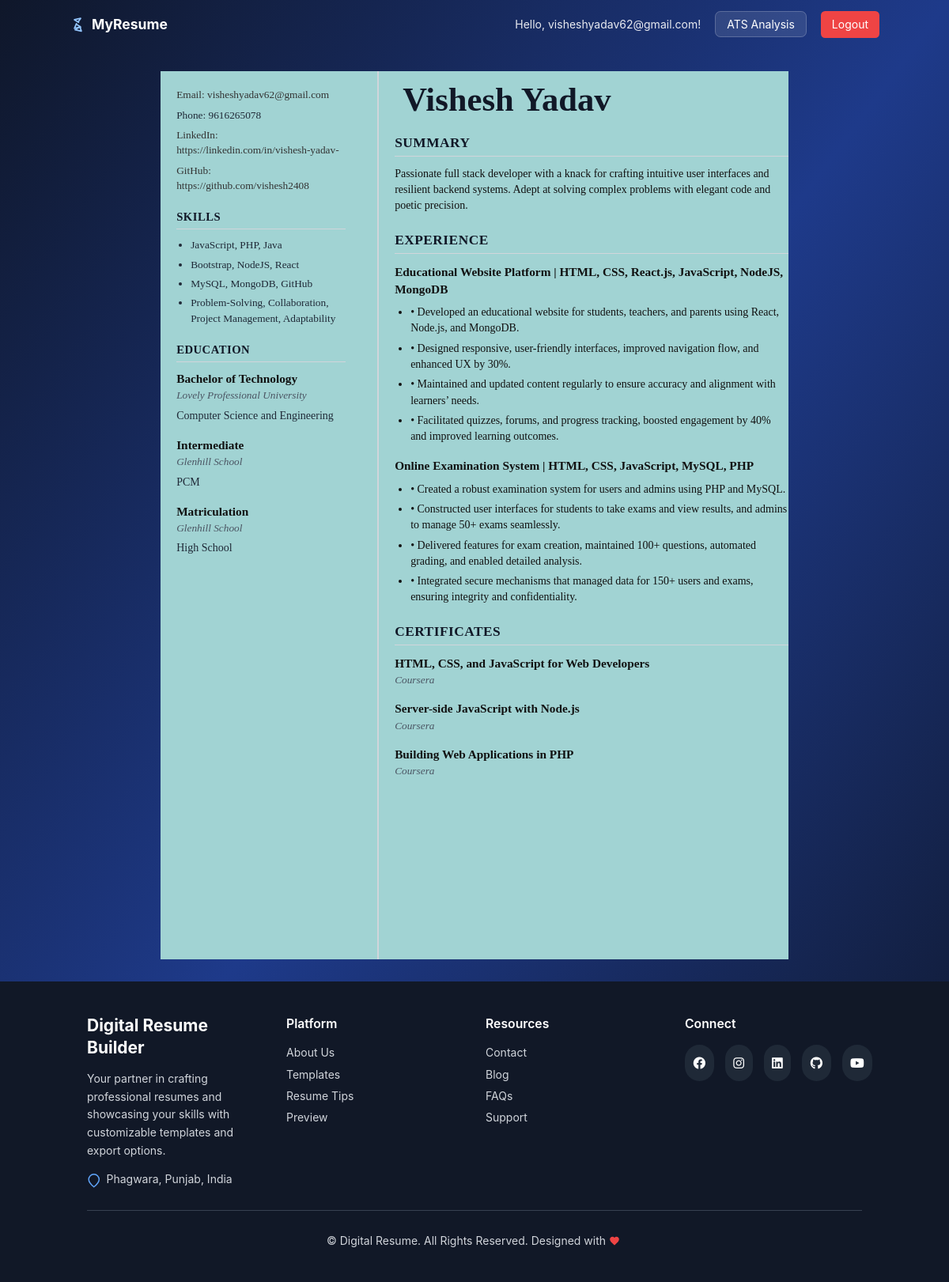
Screenshot of /view/1/template3/ (signed in) with the database file from the repository.
### app/models.py (models this page shows, shortened)
class Resume(models.Model):
    user = models.ForeignKey(User, on_delete=models.CASCADE)
    full_name = models.CharField(max_length=100)
    email = models.EmailField()
    phone = models.CharField(max_length=20)
    location = models.CharField(max_length=150, blank=True)
    linkedin = models.URLField(blank=True)
    github = models.URLField(blank=True)
    website = models.URLField(blank=True)
    summary = models.TextField(blank=True)
    profile_image = models.ImageField(upload_to='profiles/', null=True, blank=True)
    created_at = models.DateTimeField(auto_now_add=True)
    updated_at = models.DateTimeField(auto_now=True)

class Skill(models.Model):
    CATEGORY_CHOICES = (
        ("Technical", "Technical"),
        ("Soft Skills", "Soft Skills"),
        ("Languages", "Languages"),
        ("Tools", "Tools"),
    )
    resume = models.ForeignKey(Resume, on_delete=models.CASCADE, related_name='skill_items')
    name = models.CharField(max_length=100)
    category = models.CharField(max_length=50, choices=CATEGORY_CHOICES, default="Technical")
    level = models.IntegerField(default=3)

class EducationEntry(models.Model):
    resume = models.ForeignKey(Resume, on_delete=models.CASCADE, related_name='education_items')
    institution = models.CharField(max_length=200)
    degree = models.CharField(max_length=150)
    field = models.CharField(max_length=150)
    location = models.CharField(max_length=150, blank=True)
    start_date = models.DateField(null=True, blank=True)
    end_date = models.DateField(null=True, blank=True)
    gpa = models.CharField(max_length=20, blank=True, help_text="GPA/CGPA")

class Project(models.Model):
    resume = models.ForeignKey(Resume, on_delete=models.CASCADE, related_name='project_items')
    name = models.CharField(max_length=200)
    description = models.TextField(blank=True)
    technologies_csv = models.CharField(max_length=300, blank=True, help_text="Comma-separated technologies")
    url = models.URLField(blank=True)
    start_date = models.DateField(null=True, blank=True)
    end_date = models.DateField(null=True, blank=True)

class Certification(models.Model):
    resume = models.ForeignKey(Resume, on_delete=models.CASCADE, related_name='certification_items')
    name = models.CharField(max_length=200)
    issuer = models.CharField(max_length=200, blank=True)
    duration = models.CharField(max_length=20, blank=True, help_text="e.g., Dec’ 24")
    issue_date = models.DateField(null=True, blank=True)
    expiry_date = models.DateField(null=True, blank=True)
    credential_id = models.CharField(max_length=100, blank=True)

### app/views.py (the view)
# urls.py: path('view/<int:pk>/<str:template_name>/', views.resume_detail_view, name='resume_detail'),
@login_required
def resume_detail_view(request, pk, template_name='template1'):
    resume = get_object_or_404(Resume, pk=pk, user=request.user)
    return render(request, f'resume/templates/{template_name}.html', {'resume': resume, 'template_name': template_name})

### app/templates/resume/templates/template3.html (shortened to what this page needs)
{% extends 'base.html' %}
{% load static %}
{% block content %}
    <div class="resume-container">
        <aside class="sidebar">
            <section class="section contact-info">
                <p><a href="mailto:{{ resume.email }}">Email: {{ resume.email }}</a></p>
                <p>Phone: {{ resume.phone }}</p>
                <p><a href="{{ resume.linkedin }}" target="_blank" rel="noopener">LinkedIn: {{ resume.linkedin }}</a></p>
                <p><a href="{{ resume.github }}" target="_blank" rel="noopener">GitHub: {{ resume.github }}</a></p>
            </section>
            {% if resume.skill_items.exists %}
            <section class="section skills">
                <h2 class="sidebar-title">Skills</h2>
                <ul>
                    {% for s in resume.skill_items.all %}
                    <li>{{ s.name }}</li>
                    {% endfor %}
                </ul>
            </section>
            {% endif %}
            {% if resume.education_items.exists %}
            <section class="section education">
                <h2 class="sidebar-title">Education</h2>
                {% for e in resume.education_items.all %}
                <div class="item">
                    <div class="item-title">{{ e.degree }}</div>
                    <div class="item-meta">{{ e.institution }}</div>
                    {% if e.field %}
                    <div class="item-body">{{ e.field }}</div>
                    {% endif %}
                </div>
                {% endfor %}
            </section>
            {% endif %}
        </aside>
        <main class="main-content">
            <header class="main-header">
                <h1 class="full-name">{{ resume.full_name }}</h1>
            </header>
            {% if render_summary or resume.summary %}
            <section class="section summary">
                <h2 class="main-title">Summary</h2>
                <div class="summary-body">
                    {{ render_summary|default:resume.summary|safe }}
                </div>
            </section>
            {% endif %}
            {% if resume.project_items.exists %}
            <section class="section experience">
                <h2 class="main-title">Experience</h2>
                {% for p in resume.project_items.all %}
                <article class="item">
                    <div class="item-title">{{ p.name }}</div>
                    <div class="item-body">{{ p.description|safe }}</div>
                </article>
                {% endfor %}
            </section>
            {% endif %}
            {% if resume.certification_items.exists %}
            <section class="section certificates">
                <h2 class="main-title">Certificates</h2>
                {% for c in resume.certification_items.all %}
                <div class="item">
                    <div class="item-title">{{ c.name }}</div>
                    <div class="item-meta">{{ c.issuer }}</div>
                </div>
                {% endfor %}
            </section>
            {% endif %}
        </main>
    </div>
    {% endblock %}

### app/templates/base.html (shortened to what this page needs)
<!DOCTYPE html>
<html lang="en" class="h-full">
  {% load static %}
<head>
  <link href="{% static 'css/tailwind.css' %}" rel="stylesheet">
  <script src="https://cdn.tailwindcss.com"></script>
  <link rel="stylesheet" href="https://cdnjs.cloudflare.com/ajax/libs/font-awesome/6.4.0/css/all.min.css">
</head>
<body class="h-full flex flex-col bg-gradient-to-br from-slate-900 via-blue-900 to-slate-900 text-white">
  {% if not hide_header_footer %}
  <nav class="bg-transparent sticky top-0 z-50 p-4">
    <div class="container mx-auto flex justify-between items-center">
      <a href="{% url 'app:resume_list' %}" class="text-xl font-bold text-white flex items-center gap-2">
        MyResume
      </a>
      <div class="space-x-4">
        {% if user.is_authenticated %}
          <span class="text-white/90">Hello, {{ user.username }}!</span>
          <a href="{% url 'app:ats_analysis' %}" class="px-4 py-2 bg-white/10 text-white rounded-lg border border-white/20">ATS Analysis</a>
          <form method="post" action="{% url 'logout' %}" class="inline">
            <button type="submit" class="px-4 py-2 bg-red-500 text-white rounded-md">Logout</button>
          </form>
        {% else %}
          <a href="{% url 'login' %}" class="px-4 py-2 text-white/90 rounded-md hover:bg-white/5 transition-colors">Login</a>
          <a href="{% url 'app:signup' %}" class="px-4 py-2 bg-white/10 text-white rounded-md border border-white/20">Sign Up</a>
        {% endif %}
      </div>
    </div>
  </nav>
  {% endif %}
  <main class="flex-grow {% if not hide_header_footer %}p-8{% endif %}">
      {% block content %}{% endblock %}
  </main>
  {% if not hide_header_footer %}
  <footer class="bg-gray-900 text-white py-12">
    <div class="max-w-6xl mx-auto px-4">
      <div class="grid grid-cols-1 md:grid-cols-2 lg:grid-cols-4 gap-8">
        <div class="lg:col-span-1">
          <h2 class="text-2xl font-bold  text-white mb-4">Digital Resume Builder</h2>
          <p class="text-gray-300 mb-4 leading-relaxed">
            Your partner in crafting professional resumes and showcasing your skills with customizable templates and export options.
          </p>
          <div class="flex items-start text-gray-300">
            <svg class="w-5 h-5 mr-2 mt-1 text-blue-400" fill="none" stroke="currentColor" stroke-width="2" viewBox="0 0 24 24">
              <path d="M21 10c0 6-9 13-9 13S3 16 3 10a9 9 0 1118 0z" />
            </svg>
            <p>Phagwara, Punjab, India</p>
          </div>
        </div>
        <div>
          <h3 class="text-lg font-semibold mb-4">Platform</h3>
          <ul class="space-y-2">
            <li><a href="#" class="text-gray-300 hover:text-blue-400 transition">About Us</a></li>
            <li><a href="#" class="text-gray-300 hover:text-blue-400 transition">Templates</a></li>
            <li><a href="#" class="text-gray-300 hover:text-blue-400 transition">Resume Tips</a></li>
            <li><a href="#" class="text-gray-300 hover:text-blue-400 transition">Preview</a></li>
          </ul>
        </div>
        <div>
          <h3 class="text-lg font-semibold mb-4">Resources</h3>
          <ul class="space-y-2">
            <li><a href="#" class="text-gray-300 hover:text-blue-400 transition">Contact</a></li>
            <li><a href="#" class="text-gray-300 hover:text-blue-400 transition">Blog</a></li>
            <li><a href="#" class="text-gray-300 hover:text-blue-400 transition">FAQs</a></li>
            <li><a href="#" class="text-gray-300 hover:text-blue-400 transition">Support</a></li>
          </ul>
        </div>
        <div>
          <h3 class="text-lg font-semibold mb-4">Connect</h3>
          <div class="flex space-x-4">
              {% if social_icons %}
                {% for icon in social_icons %}
                  <a href="#" title="{{ icon|capfirst }}" class="bg-gray-800 hover:bg-blue-600 p-3 rounded-full transition">
                    <i class="fab fa-{{ icon }} text-white text-lg"></i>
                  </a>
                {% endfor %}
              {% else %}
                <a href="#" title="Facebook" class="bg-gray-800 hover:bg-blue-600 p-3 rounded-full transition"><i class="fab fa-facebook text-white text-lg"></i></a>
                <a href="#" title="Instagram" class="bg-gray-800 hover:bg-pink-500 p-3 rounded-full transition"><i class="fab fa-instagram text-white text-lg"></i></a>
                <a href="https://linkedin.com/in/vishesh-yadav-" title="LinkedIn" class="bg-gray-800 hover:bg-blue-700 p-3 rounded-full transition"><i class="fab fa-linkedin text-white text-lg"></i></a>
                <a href="#" title="GitHub" class="bg-gray-800 hover:bg-gray-700 p-3 rounded-full transition"><i class="fab fa-github text-white text-lg"></i></a>
                <a href="#" title="YouTube" class="bg-gray-800 hover:bg-red-600 p-3 rounded-full transition"><i class="fab fa-youtube text-white text-lg"></i></a>
              {% endif %}
            </div>
        </div>
      </div>
      <div class="border-t border-gray-700 mt-8 pt-8 text-center">
        <p class="text-gray-300 flex items-center justify-center">
          &copy; {{ now.year }} Digital Resume. All Rights Reserved. Designed with
          <svg class="w-4 h-4 mx-1 text-red-500 fill-current" viewBox="0 0 24 24" fill="currentColor">
            <path d="M12 21.35l-1.45-1.32C5.4 15.36 2 12.28 2 8.5 2 5.42
                     4.42 3 7.5 3c1.74 0 3.41 0.81 4.5 2.09C13.09 3.81
                     14.76 3 16.5 3 19.58 3 22 5.42 22 8.5c0 3.78-3.4
                     6.86-8.55 11.54L12 21.35z"/>
          </svg>
        </p>
      </div>
    </div>
  </footer>
  {% endif %}
</body>
</html>

### app/templates/base.html (style rules this page uses)
body { font-family: 'Inter', sans-serif; }

### app/templates/resume/templates/template3.html (style rules this page uses)
html, body { -webkit-print-color-adjust: exact; print-color-adjust: exact; background: #fff; font-family: -apple-system, BlinkMacSystemFont, "Segoe UI", Roboto, "Helvetica Neue", Arial, sans-serif; color: #333; font-size: 10.5pt; line-height: 1.45; }
.resume-container { background-color: rgb(161, 211, 211); width: 100%; max-width: 210mm; min-height: 297mm; margin: 0 auto; display: flex; gap: 20px; }
.sidebar { width: 32%; padding-top: 10px; flex-shrink: 0; color: #1f2937; }
.sidebar .section { margin-bottom: 20px; }
.sidebar-title { font-size: 11pt; font-weight: 700; text-transform: uppercase; letter-spacing: 0.5px; color: #111827; border-bottom: 1.5px solid #d1d5db; padding-bottom: 4px; margin-bottom: 10px; }
.contact-info p { margin: 0 0 6px 0; font-size: 10pt; }
.contact-info a { color: #333; text-decoration: none; }
.sidebar { padding: 20px; font-size: 1rem; font-family: 'Times New Roman', Times, serif; }
.sidebar ul { list-style: disc; margin: 0; margin-top: 10px; padding-left: 18px; font-size: 10pt; }
.sidebar ul li { margin-bottom: 5px; }
.main-content { width: 68%; border-left: 2px solid #d1d5db; padding-left: 20px; }
.main-header { margin-bottom: 16px; font-family: 'Times New Roman', Times, serif; }
.main-header .full-name { font-size: 32pt; font-weight: 700; font-family: 'Times New Roman', Times, serif; color: #111827; margin: 10px; line-height: 1.2; }
.main-content .section { margin-bottom: 20px; font-family: 'Times New Roman', Times, serif; color: #111; }
.main-title { font-size: 13pt; font-weight: 700; text-transform: uppercase; letter-spacing: 0.5px; color: #111827; border-bottom: 1.5px solid #d1d5db; padding-bottom: 4px; margin-bottom: 12px; }
.summary-body { font-size: 10.5pt; }
.item { margin-bottom: 16px; }
.item-title { font-size: 11.5pt; font-weight: 700; color: #111; }
.item-meta { font-size: 10pt; font-style: italic; color: #4b5563; margin-bottom: 6px; }
.item-body { font-size: 10.5pt; }
.item-body ul { list-style: disc; padding-left: 20px; margin-top: 8px; }
.item-body li { margin-bottom: 5px; }

### rows the page displays
Resume: email "visheshyadav62@gmail.com", phone "9616265078", linkedin "https://linkedin.com/in/vishesh-yadav-", github "https://github.com/vishesh2408", full_name "Vishesh Yadav", summary "Passionate full stack developer with a knack for crafting intuitive user interfaces and resilient backend systems. Adept at solving complex problems with elegant code and poetic precision."
Skill: name "JavaScript, PHP, Java"
Skill: name "Bootstrap, NodeJS, React"
Skill: name "MySQL, MongoDB, GitHub"
Skill: name "Problem-Solving, Collaboration, Project Management, Adaptability"
EducationEntry: degree "Bachelor of Technology", institution "Lovely Professional University", field "Computer Science and Engineering"
EducationEntry: degree "Intermediate", institution "Glenhill School", field "PCM"
EducationEntry: degree "Matriculation", institution "Glenhill School", field "High School"
Project: name "Educational Website Platform | HTML, CSS, React.js, JavaScript, NodeJS, MongoDB", description "• Developed an educational website for students, teachers, and parents using React, Node.js, and MongoDB. • Designed responsive, user-friendly interfaces, improved navigation flow, and enhanced UX by 30%. • Maintained and updated content regularly to ensure accuracy and alignment with learners’ needs. • Facilitated quizzes, forums, and progress tracking, boosted engagement by 40% and improved learning outcomes."
Project: name "Online Examination System | HTML, CSS, JavaScript, MySQL, PHP", description "• Created a robust examination system for users and admins using PHP and MySQL. • Constructed user interfaces for students to take exams and view results, and admins to manage 50+ exams seamlessly. • Delivered features for exam creation, maintained 100+ questions, automated grading, and enabled detailed analysis. • Integrated secure mechanisms that managed data for 150+ users and exams, ensuring integrity and confidentiality."
Certification: name "HTML, CSS, and JavaScript for Web Developers", issuer "Coursera"
Certification: name "Server-side JavaScript with Node.js", issuer "Coursera"
Certification: name "Building Web Applications in PHP", issuer "Coursera"

### other values shown
{{ user.username }} "visheshyadav62@gmail.com"
